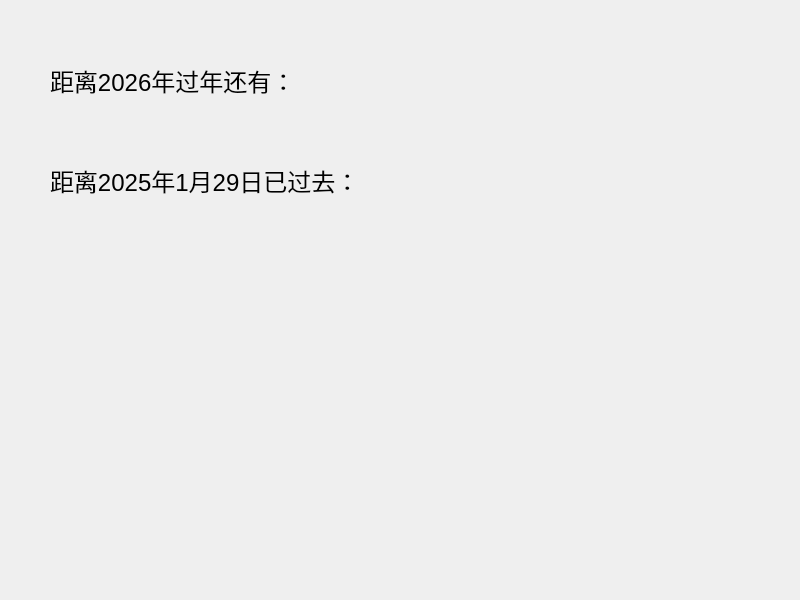
<?xml version="1.0" encoding="UTF-8"?>
<ui version="4.0">
 <class>Widget</class>
 <widget class="QWidget" name="Widget">
  <property name="geometry">
   <rect>
    <x>0</x>
    <y>0</y>
    <width>800</width>
    <height>600</height>
   </rect>
  </property>
  <property name="windowTitle">
   <string>Widget</string>
  </property>
  <!-- 添加倒计时标签 -->
  <widget class="QLabel" name="labelCountdown">
   <property name="geometry">
    <rect>
     <x>50</x>
     <y>50</y>
     <width>700</width>
     <height>60</height>
    </rect>
   </property>
   <property name="font">
    <font>
     <pointsize>18</pointsize>
    </font>
   </property>
   <property name="text">
    <string>距离2026年过年还有：</string>
   </property>
  </widget>
  <!-- 添加百分比标签 -->
  <widget class="QLabel" name="labelPercent">
   <property name="geometry">
    <rect>
     <x>50</x>
     <y>150</y>
     <width>700</width>
     <height>60</height>
    </rect>
   </property>
   <property name="font">
    <font>
     <pointsize>18</pointsize>
    </font>
   </property>
   <property name="text">
    <string>距离2025年1月29日已过去：</string>
   </property>
  </widget>
 </widget>
 <resources/>
 <connections/>
</ui>
